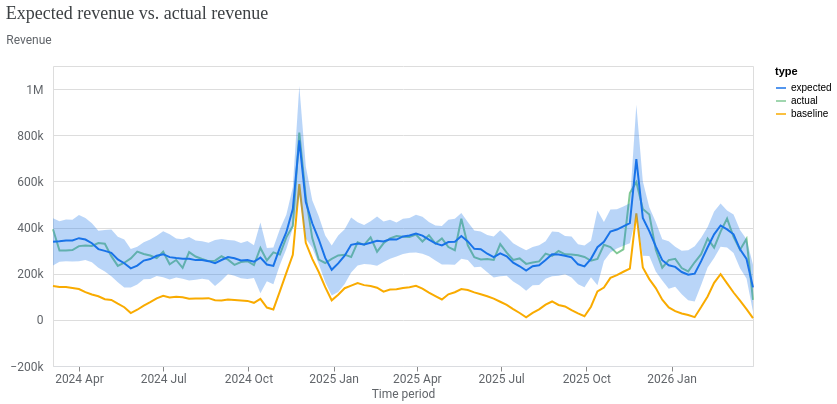

This figure's notebook cell:
### Code cell
model_fit = visualizer.ModelFit(mmm)
model_fit.plot_model_fit()

### Figure 1 — Vega-Lite specification as saved in the notebook (floating-point values rounded to 4 significant figures; data arrays with more than 128 entries replaced by an {"elided": "..."} marker saying what was removed)
{"config": {"view": {"continuousWidth": 300, "continuousHeight": 300}, "axis": {"labelColor": "#5F6368", "labelFont": "Roboto", "labelFontSize": 12, "titleColor": "#5F6368", "titleFont": "Roboto", "titleFontSize": 12, "titleFontWeight": "normal"}}, "layer": [{"mark": {"type": "line"}, "encoding": {"color": {"field": "type", "scale": {"domain": ["expected", "actual", "baseline"], "range": ["#1A73E8", "#81C995", "#F9AB00"]}, "type": "nominal"}, "x": {"axis": {"domainColor": "#DADCE0", "format": "%Y %b", "grid": false, "tickCount": 8}, "field": "time", "title": "Time period", "type": "temporal"}, "y": {"axis": {"domain": false, "labelExpr": "replace(format(datum.value, '.3~s'), 'G', 'B')", "labelPadding": 10, "tickCount": 5, "ticks": false, "titleAlign": "left", "titleAngle": 0, "titleY": -20}, "field": "mean", "title": "Revenue", "type": "quantitative"}}}, {"mark": {"type": "rule", "opacity": 0}, "encoding": {"opacity": {"condition": {"param": "param_daae7590cf6ce0e8", "value": 0.3, "empty": false}, "value": 0}, "tooltip": [{"field": "time", "title": "Time period", "type": "temporal"}, {"field": "expected", "format": ",.0f", "title": "Expected", "type": "quantitative"}, {"field": "actual", "format": ",.0f", "title": "Actual", "type": "quantitative"}, {"field": "baseline", "format": ",.0f", "title": "Baseline", "type": "quantitative"}], "x": {"field": "time", "type": "temporal"}}, "name": "view_38fd411c8a5b0273_1", "transform": [{"pivot": "type", "value": "mean", "groupby": ["time"]}]}, {"mark": {"type": "circle", "filled": false, "size": 36}, "encoding": {"color": {"field": "type", "legend": null, "scale": {"domain": ["expected", "actual", "baseline"], "range": ["#1A73E8", "#81C995", "#F9AB00"]}, "type": "nominal"}, "opacity": {"condition": {"param": "param_daae7590cf6ce0e8", "value": 1, "empty": false}, "value": 0}, "x": {"field": "time", "type": "temporal"}, "y": {"field": "mean", "type": "quantitative"}}}, {"mark": {"type": "area", "opacity": 0.3}, "encoding": {"color": {"field": "type", "legend": null, "scale": {"domain": ["expected"], "range": ["#1A73E8"]}, "type": "nominal"}, "x": {"field": "time", "type": "temporal"}, "y": {"field": "ci_hi", "type": "quantitative"}, "y2": {"field": "ci_lo"}}}], "data": {"name": "data-4a560e7c87cc0a81cd1cd3f5d5c50086"}, "params": [{"name": "param_daae7590cf6ce0e8", "select": {"type": "point", "clear": "pointerout", "fields": ["time"], "nearest": true, "on": "pointerover"}, "views": ["view_38fd411c8a5b0273_1"]}], "resolve": {"scale": {"color": "independent"}}, "title": {"text": "Expected revenue vs. actual revenue", "anchor": "start", "color": "#3C4043", "font": "Google Sans Display", "fontSize": 18, "fontWeight": "normal", "offset": 10}, "width": 700, "$schema": "https://vega.github.io/schema/vega-lite/v6.1.0.json", "datasets": {"data-4a560e7c87cc0a81cd1cd3f5d5c50086": {"elided": "327 records"}}}
